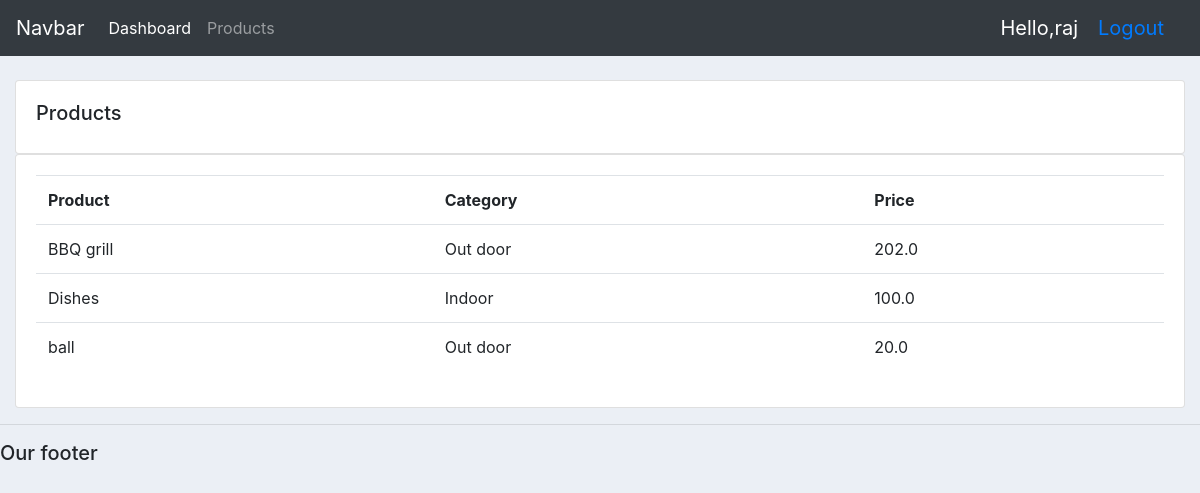
Screenshot of /products/ (signed in) with the database file from the repository.
### accounts/models.py (models this page shows, shortened)
class Product(models.Model):
    choices = (
        ('Indoor','Indoor'),
        ('Out door','Out door'),
    )
    name = models.CharField(max_length=200,null=True)
    price = models.FloatField(null=True)
    category = models.CharField(max_length=200,null=True,choices=choices)
    description = models.CharField(max_length=200,null=True,blank=True)
    date_created = models.DateTimeField(auto_now_add=True,null=True)
    tag = models.ManyToManyField(Tag)

### accounts/decorators.py (the view)
        def wrapper_func(request,*args,**kwargs):
            group = None
            if request.user.groups.exists():
                group = request.user.groups.all()[0].name
            if group in allowed_roles:
                return view_func(request,*args,**kwargs)
            else:
                return HttpResponse('you are not alloved to view this page baby')

### accounts/views.py (called while the page is built)
@login_required(login_url='login')
@allowed_users(allowed_roles=['admin'])
def products(request):
    products = Product.objects.all()
    mydict = {
        'products' : products
    }
    return render(request,'accounts/products.html',context=mydict)

### accounts/templates/accounts/products.html
{% extends 'accounts/main.html' %} {% block content %}
<br />
<div class="row">
  <div class="col-md">
    <div class="card card-body">
      <h5>Products</h5>
    </div>
    <div class="card card-body">
      <table class="table">
        <tr>
          <th>Product</th>
          <th>Category</th>
          <th>Price</th>
        </tr>
        {% for product in products %}
        <tr>
          <td>{{product.name}}</td>
          <td>{{product.category}}</td>
          <td>{{product.price}}</td>
        </tr>
        {% endfor %}
      </table>
    </div>
  </div>
</div>
{% endblock content %}

### accounts/templates/accounts/navbar.html (shortened to what this page needs)
{% load static %}
<nav class="navbar navbar-expand-lg navbar-dark bg-dark">
  <a class="navbar-brand" href="#">Navbar</a>
  <div class="collapse navbar-collapse" id="navbarNav">
    <ul class="navbar-nav">
      {% if request.user.is_staff %}
      <li class="nav-item active">
        <a class="nav-link" href="{% url 'home' %}">Dashboard</a>
      </li>
      <li class="nav-item">
        <a class="nav-link" href="{% url 'products' %}">Products</a>
      </li>
      {% else %}
      <li class="nav-item">
        <a class="nav-link" href="{% url 'account' %}">Settings</a>
      </li>
    </ul>
    {% endif %}
  </div>
  <span class="hello-msg">Hello,{{request.user}}</span>
  <span class="hello-msg"><a href="{% url 'logout' %}">Logout</a></span>
</nav>

### static/css/main.css (style rules this page uses)
body { background-color: #ebeff5; }

### accounts/templates/accounts/navbar.html (style rules this page uses)
.hello-msg { font-size: 20px; color: #fff; margin-right: 20px; }

### rows the page displays
Product: name "BBQ grill", category "Out door", price "202.0"
Product: name "Dishes", category "Indoor", price "100.0"
Product: name "ball", category "Out door", price "20.0"

### other values shown
{{ request.user }} "raj"
